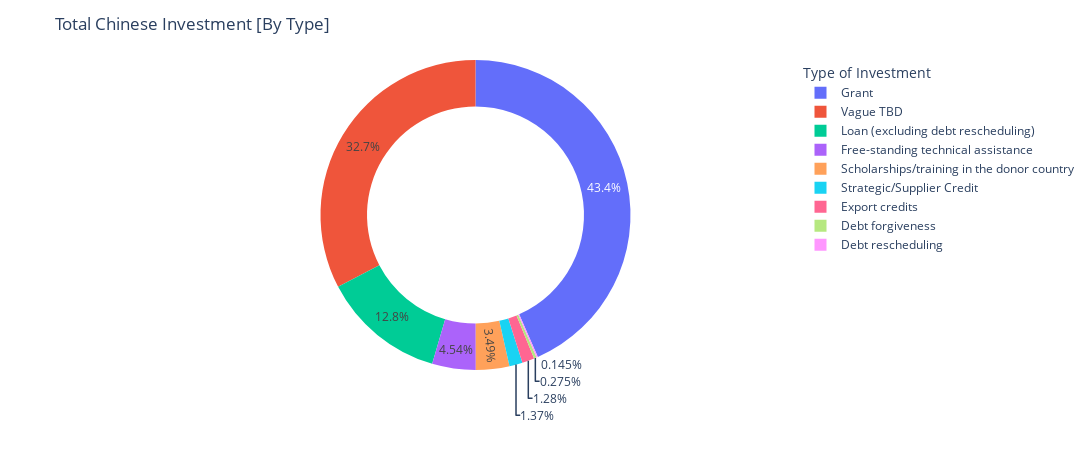

Notebook code for this chart:
### Markdown cell above
## row 3

### Code cell
values = ms['flow'].value_counts()
class_ = pd.unique(ms['flow'])

fig = px.pie(ms, values=values, labels=class_, names = class_, hole=.7)
fig.update_layout(
    width=1500, height=450,
    title = "Total Chinese Investment [By Type]",
    legend_title_text='Type of Investment',
    showlegend=True
    
)

fig.show()

### Figure 1 — Plotly figure (JSON) as saved in the notebook; plotly's stock layout.template omitted (floating-point values rounded to 4 significant figures)
{"data": [{"domain": {"x": [0, 1], "y": [0, 1]}, "hole": 0.7, "hovertemplate": "label=%{label}<br>value=%{value}<extra></extra>", "labels": ["Grant", "Vague TBD", "Loan (excluding debt rescheduling)", "Free-standing technical assistance", "Scholarships/training in the donor country", "Strategic/Supplier Credit", "Export credits", "Debt forgiveness", "Debt rescheduling"], "legendgroup": "", "name": "", "showlegend": true, "type": "pie", "values": [2687, 2022, 794, 281, 216, 85, 79, 17, 9]}], "layout": {"height": 450, "legend": {"title": {"text": "Type of Investment"}, "tracegroupgap": 0}, "margin": {"t": 60}, "showlegend": true, "title": {"text": "Total Chinese Investment [By Type]"}, "width": 1500}}
